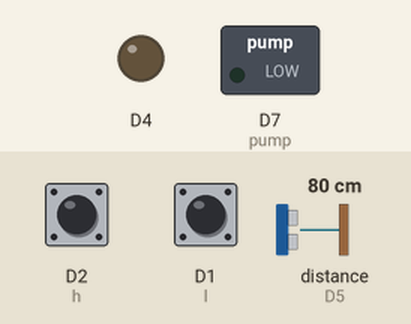
Bench run of a sketch on a simulated ESP8266 (NodeMCU). On the bench: switched loads named in the sketch (green lamp = pin HIGH), output pins drawn as LEDs (lit = HIGH). Wiring (inferred from the names in the program): ultrasonic range finder: trigger D6; echo D5. Inputs (shaded band) come from the test bench; at power-on: D2 (h) HIGH, D1 (l) HIGH, distance to the obstacle (sensor on D5) 80 cm. The echo pulse lasts 58.3 µs per cm; WiFi joins after 1.5 s; servers stay silent unless stated; the local clock reads 2024-03-15 10:24:30 at power-on unless the sketch sets it; the Firebase database answers and starts empty; pins used as bus, display or sensor lines are not drawn; what the sketch prints to the serial monitor is not drawn.

Above: at 0.1 s.
At 1.5 s:
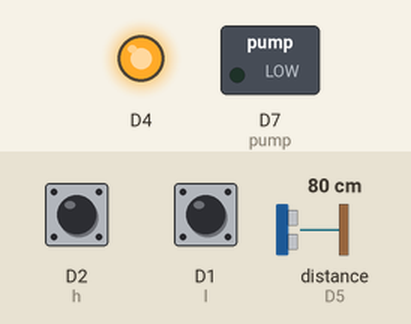
Timing chart, 0 to 3.0 s (numbered marks = the images above):
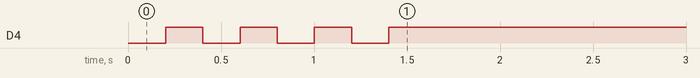

The sketch:

AWD.ino
```cpp
#include "FirebaseESP8266.h"
#include <ESP8266WiFi.h>
#include <WiFiClient.h>
#include <ESP8266HTTPClient.h>
#include <TimeLib.h>


#define FIREBASE_HOST "waterlevel-2250a-default-rtdb.asia-southeast1.firebasedatabase.app"  //Database link
#define FIREBASE_AUTH "dSaiDPbChFAbQY3UCiIqPNvc8YZkLwRMvAFqtq4F"  //Database secrate

#define WIFI_SSID "IOT"
#define WIFI_PASSWORD "12345678"

const char *timeApiUrl = "http://worldtimeapi.org/api/timezone/Asia/Dhaka";

unsigned long previousMillis = 0;
const long interval = 10000;

FirebaseData firebaseData,loadData;
FirebaseJson json;


const int trigPin = D6;
const int echoPin = D5;
bool low,high,filling;
int l=D1,h=D2,pump=D7;

long duration;
int distance;


void initFire(){
  pinMode(D4,OUTPUT);
  Serial.begin(9600);

  WiFi.begin(WIFI_SSID, WIFI_PASSWORD);
  Serial.print("Connecting to Wi-Fi");

  while (WiFi.status() != WL_CONNECTED)
  {
    digitalWrite(D4,0);
    Serial.print(".");
    delay(200);
    digitalWrite(D4,1);
    Serial.print(".");
    delay(200);

  }

  Serial.println();
  Serial.print("Connected with IP: ");
  Serial.println(WiFi.localIP());
  Serial.println();

  configTime(6 * 3600, 0, "pool.ntp.org", "time.nist.gov");

  Firebase.begin(FIREBASE_HOST, FIREBASE_AUTH);
  Firebase.reconnectWiFi(true);
}


String load(){
if (Firebase.getString(loadData, "/Setting")){
    return loadData.stringData();
  }
  return "0-0-0-0";
}


String setting="1-1-1-1";

int timeArray[4];


void setup() {
  pinMode(l,INPUT);
  pinMode(h,INPUT);
  pinMode(pump,OUTPUT);
  pinMode(D1,INPUT);
  pinMode(D2,INPUT);
  pinMode(trigPin, OUTPUT);
  pinMode(echoPin, INPUT);
  Serial.begin(9600);
  initFire();

  delay(500);

 // Firebase.setString(firebaseData, "/Hello","World" );
   setting=load();

     int startIndex = 0;
  for (int i = 0; i < 4; i++) {
    int endIndex = setting.indexOf('-', startIndex);
    if (endIndex == -1) {
      endIndex = setting.length();
    }
    String numString = setting.substring(startIndex, endIndex);
    timeArray[i] = numString.toInt();
    startIndex = endIndex + 1;
  }
  Serial.print("Extracted integers: ");
  for (int i = 0; i < 4; i++) {
    Serial.print(timeArray[i]);
    if (i < 3) {
      Serial.print(", ");
    }
  }
}


int threshold=30;
int c1,c2;


unsigned long  startTime=0UL;

char _mode='S';


void loop() {


  Serial.println("\n\n");

    unsigned long currentMillis = millis();

    low=!digitalRead(l);
    high=!digitalRead(h);


    c1=!digitalRead(D1);
    c2=!digitalRead(D2);

    Serial.print(c1);
    Serial.print(" ");
    Serial.println(c2);

    digitalWrite(trigPin, LOW);
    delayMicroseconds(2);
    digitalWrite(trigPin, HIGH);
    delayMicroseconds(10);
    digitalWrite(trigPin, LOW);
    duration = pulseIn(echoPin, HIGH);
    distance = duration * 0.034 / 2;
    Serial.println("Distance: "+String(distance)+"cm");

//    if(distance<20)
//      distance=20;
//    else if(distance>100)
//      distance=100;

    //Firebase.setString(firebaseData,"/WaterLevel", String(distance));

    Firebase.setString(firebaseData,"/Pump", String(digitalRead(pump)));
     delay(200);

    operate();


  if (currentMillis - previousMillis >= interval) {
    previousMillis = currentMillis;
    time_t now = time(nullptr);
    if (now != 0) {
      if(startTime==0)
          startTime=now;
      struct tm *timeInfo;
      timeInfo = localtime(&now);


      if(startTime<=now && now<startTime+(timeArray[0]*60)){
        _mode='O';
        Serial.println("======== First period running : ALWAYS_ON ========");

      }else if(startTime+(timeArray[0]*60)<=now && now<startTime+((timeArray[0]+timeArray[1])*60)){
         _mode='A';
         Serial.println("======== Second period running : AUTOMATIC ========");
      }
      else if(startTime+((timeArray[0]+timeArray[1])*60)<=now && now<startTime+((timeArray[0]+timeArray[1]+timeArray[2])*60)){
        _mode='O';
          Serial.println("======== Third period running : ALWAYS_ON ========");
      }
      else if((startTime+((timeArray[0]+timeArray[1]+timeArray[2])*60))<=now && now<(startTime+((timeArray[0]+timeArray[1]+timeArray[2]+timeArray[3])*60))){
        _mode='A';
        Serial.println("======== Forth period running : AUTOMATIC ========");
      }else{
        _mode='S';
         Serial.println("======== Cycle completed!!! ========");
      }


      char dateTimeString[20];
      sprintf(dateTimeString, "%04d'%02d'%02d'%02d'%02d'%02d",
              timeInfo->tm_year + 1900, timeInfo->tm_mon + 1, timeInfo->tm_mday,
              timeInfo->tm_hour, timeInfo->tm_min, timeInfo->tm_sec);
      Serial.println(dateTimeString);
      Firebase.setString(firebaseData,"/WaterLevel/"+String(dateTimeString), String(distance));
    } else {
      Serial.println("Failed to obtain time");
    }
  }
}


void operate(){
  switch(_mode){
    case 'A':
        autoWaterLevel();
        break;
    case 'O':
        alwaysOn();
        break;
    default :

        break;


  }
}


void autoWaterLevel(){
   if(low==LOW){
      digitalWrite(pump,1);
      filling=1;
    }
    else if(filling && !high)
      digitalWrite(pump,1);

    else if(low && filling && high){
      filling=0;
      digitalWrite(pump,0);
    }
}

void alwaysOn(){
  digitalWrite(pump,!high);
}
```
